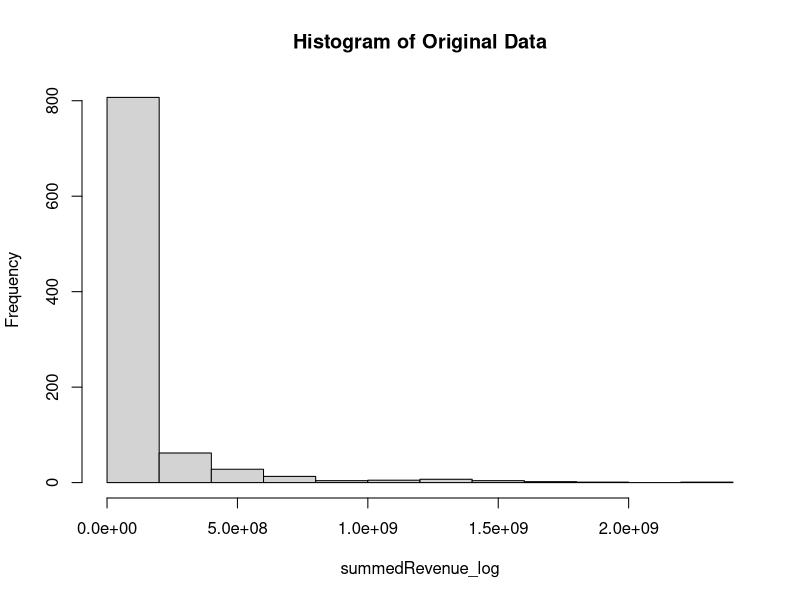
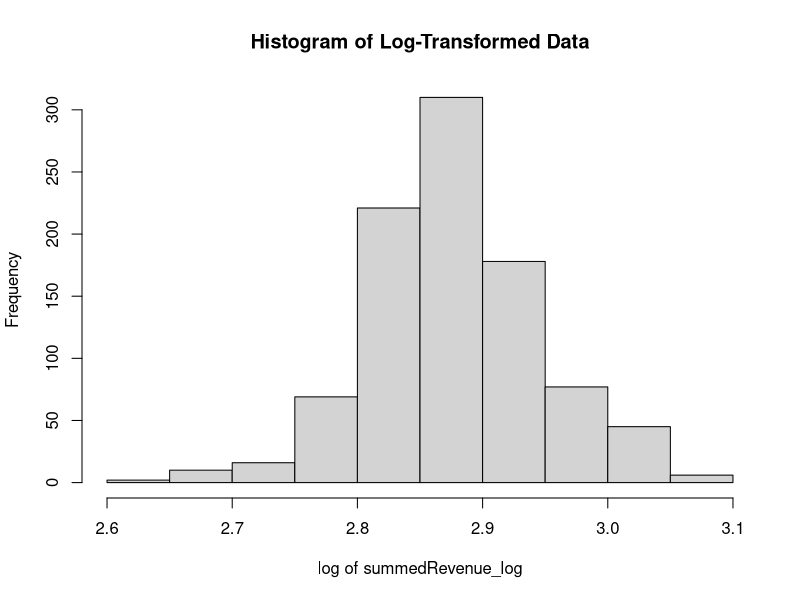
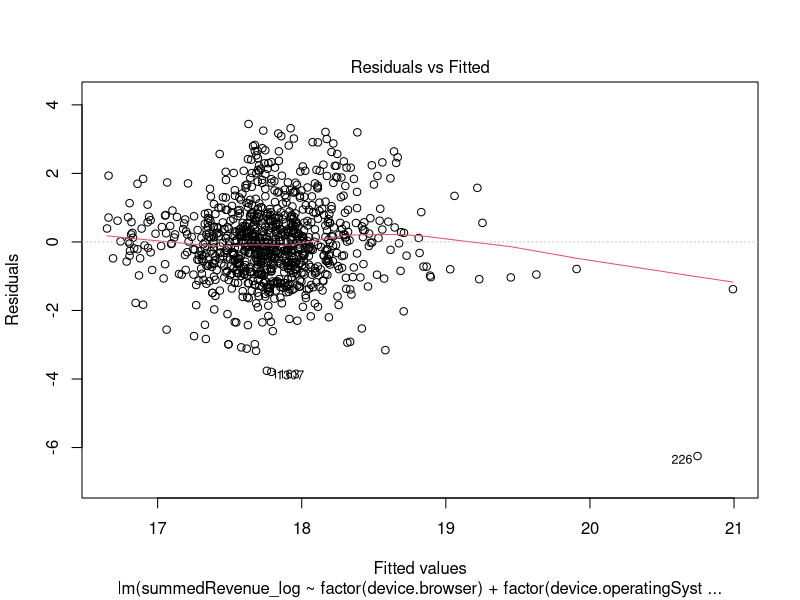
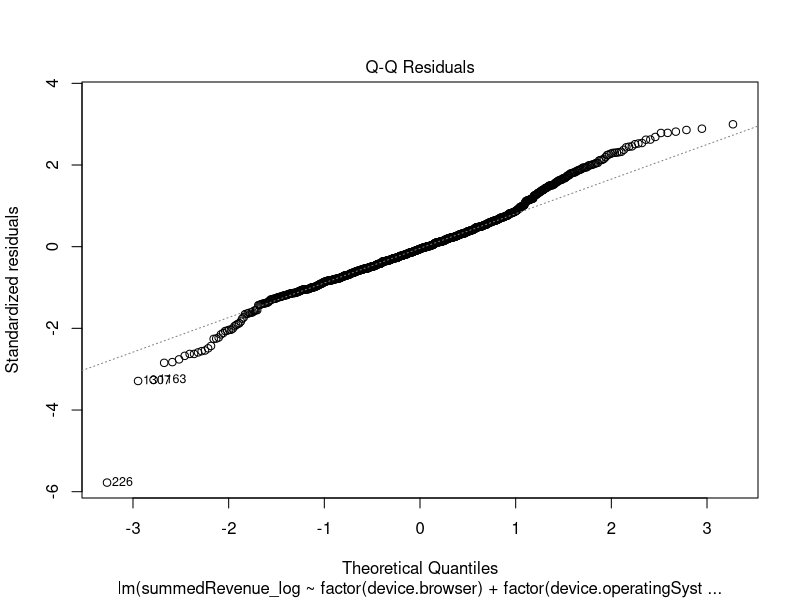

Here is the R script that generated these plots, in order: (Note: this script raises an error after producing the figures.)
## ---- chunk 1
knitr::opts_chunk$set(echo = TRUE)
## ---- chunk 2
library(car)

data <- read.csv("final_data.csv")
dt = sort(sample(nrow(data), nrow(data)*.70))
train<-data[dt,]
test<-data[-dt,]
sapply(train, class)
## ---- chunk 3
hist(train$summedRevenue, 
     main = "Histogram of Original Data", xlab = "summedRevenue_log")

hist(log(train$summedRevenue_log), 
     main = "Histogram of Log-Transformed Data",
     xlab = "log of summedRevenue_log")
## ---- chunk 4
full_mod <- lm(summedRevenue_log ~ avgGDP + factor(device.browser) + factor(device.operatingSystem) 
               + factor(device.deviceCategory) + factor(geoNetwork.continent) + factor(geoNetwork.subContinent) 
               + factor(geoNetwork.country) + totals.hits + totals.pageviews + factor(trafficSource.source),
               # + date
               # + trafficSource.adContent
               # + device.isMobile
               data = train)
## ---- chunk 5
step_mod <- step(full_mod, direction = "both", steps = 100000)
summary(step_mod)
## ---- chunk 6
plot(step_mod, which = 1)
plot(step_mod, which = 2)

residualPlots(step_mod)
## ---- chunk 7
# Only categorical variables
cat_mod <- aov(summedRevenue_log ~ device.browser + device.operatingSystem 
               + device.deviceCategory + geoNetwork.continent + geoNetwork.country 
               + trafficSource.source,
               data = train)
summary(cat_mod)

# Only numerical variables
num_mod <- lm(summedRevenue_log ~ avgGDP + totals.hits + totals.pageviews,
              data = train)
summary(num_mod)
## ---- chunk 8
# see if device.deviceCategory is needed
try1 <- aov(summedRevenue_log ~ device.browser + device.operatingSystem
            + geoNetwork.continent + geoNetwork.country 
            + trafficSource.source,
            data = train)
try2 <- aov(summedRevenue_log ~ device.browser + device.operatingSystem 
            + device.deviceCategory + geoNetwork.continent + geoNetwork.country 
            + trafficSource.source,
            data = train)

anova(try1, try2)
## ---- chunk 9
manual_mod <- lm(summedRevenue_log ~ avgGDP + factor(device.browser) 
                 + factor(device.operatingSystem) + factor(geoNetwork.continent) 
                 + factor(geoNetwork.subContinent) + factor(geoNetwork.country) 
                 + totals.hits + totals.pageviews + factor(trafficSource.source),
                 data = train)

# check if manual_mod wil be rejected
anova(manual_mod, step_mod)
## ---- chunk 10
ncvTest(manual_mod)

plot(manual_mod, which = 1)
plot(manual_mod, which = 2)
## ---- chunk 11
par(mfrow = c(1,2))

transaction_Mobile = train$summedRevenue_log[train$device.deviceCategory == "mobile"]
boxplot(transaction_Mobile)

transaction_notMobile = train$summedRevenue_log[train$device.deviceCategory != "mobile"]
boxplot(transaction_notMobile)

opar <- par()
## ---- chunk 12
#Let's find the Robust standard errors
library(lmtest)
library(sandwich)
summary(step_mod)
coeftest(step_mod, vcov = vcovHC(step_mod, "HC1"))
## ---- chunk 13
#Let's try weighted least squares
library(MASS)
resids <- step_mod$residuals
varfunc.step_mod <- lm(abs(resids)~factor(device.operatingSystem) + factor(device.deviceCategory) + 
    totals.hits, data = train)

weightz <- 1/((varfunc.step_mod$fitted.values)^2)

step_mod.wls = lm(summedRevenue_log~factor(device.operatingSystem) + factor(device.deviceCategory) + 
    totals.hits, weights = weightz, data = train)


summary(step_mod.wls)
# 
par(mfrow=c(1,2))
plot(step_mod, which = 1)
plot(step_mod.wls, which = 1)

par(mfrow=c(1,2))
plot(step_mod, which = 2)
plot(step_mod.wls, which = 2)

residualPlots(step_mod)
residualPlots(step_mod.wls)
## ---- chunk 14

summary(step_mod)$r.squared
summary(step_mod.wls)$r.squared

# improvement of 0.30 or 600% 


y_hat <- predict(step_mod.wls,newdata = test)
residuals <- (test$summedRevenue_log - y_hat)
# 
RMSE <- sqrt(mean(residuals^2))
RMSE

# library(forecast)
# cor(residuals(step_mod)[-1], residuals(step_mod)[-length(residuals(step_mod))])
# checkresiduals(step_mod)
# 
# cor(residuals(step_mod.wls)[-1], residuals(step_mod)[-length(residuals(step_mod.wls))])
# checkresiduals(step_mod.wls)
## ---- chunk 15


error_model_step <- rep(NA, 100)
error_model_step_wls <- rep(NA, 100)

for(i in 1:100){
   
   dt = sort(sample(nrow(data), nrow(data)*.75))
   train<-data[dt,]
   test<-data[-dt,]
   
   step_mod = lm(summedRevenue_log~factor(device.operatingSystem) + factor(device.deviceCategory) + 
   totals.hits, data = train)
   
   y_hat <- predict(step_mod,newdata = test)
   residuals <- (test$summedRevenue_log - y_hat)
   error_model_step[i] <- sqrt(mean(residuals^2))
   
   
   resids <- step_mod$residuals
   varfunc.step_mod <- lm(abs(resids)~factor(device.operatingSystem) + factor(device.deviceCategory) + 
   totals.hits, data = train)

   
   weightz <- 1/((varfunc.step_mod$fitted.values)^2)
   

   step_mod.wls = lm(summedRevenue_log~factor(device.operatingSystem) + factor(device.deviceCategory) + 
   totals.hits, weights = weightz, data = train)
   
   
   y_hat <- predict(step_mod.wls,newdata = test)
   residuals <- (test$summedRevenue_log - y_hat)
   error_model_step_wls[i] <- sqrt(mean(residuals^2))
  
}

mean(error_model_step)
mean(error_model_step_wls)
## ---- chunk 16

# create vectors to store the validation errors for each model
# error_model1 <- rep(NA, 53)
# ...
error_model_step <- rep(NA, 1335)
error_model_step_wls <- rep(NA, 1335)

for(i in 1:1335){
  
  # write a line to select the ith line in the data
  # store this line as the 'test' case
  test <- data[i,]
  # store the remaining as the 'training' data
  train <- data[-c(i),]
  
  step_mod = lm(summedRevenue_log~factor(device.operatingSystem) + factor(device.deviceCategory) + 
   totals.hits, data = train)
  
  y_hat <- predict(step_mod,newdata = test)
  residuals <- (test$summedRevenue_log - y_hat)
  error_model_step[i] <- sqrt(mean(residuals^2))
  
  resids <- step_mod$residuals
  varfunc.step_mod <- lm(abs(resids)~factor(device.operatingSystem) + factor(device.deviceCategory) + 
   totals.hits, data = train)
  
  weightz <- 1/((varfunc.step_mod$fitted.values)^2)
  
  step_mod.wls = lm(summedRevenue_log~factor(device.operatingSystem) + factor(device.deviceCategory) + 
   totals.hits, weights = weightz, data = train)
  
  y_hat <- predict(step_mod.wls,newdata = test)
  residuals <- (test$summedRevenue_log - y_hat)
  error_model_step_wls[i] <- sqrt(mean(residuals^2))
  
 
}


# once all of the errors have been calculated, find the mean squared error
# ...
mean(error_model_step)
mean(error_model_step_wls)
